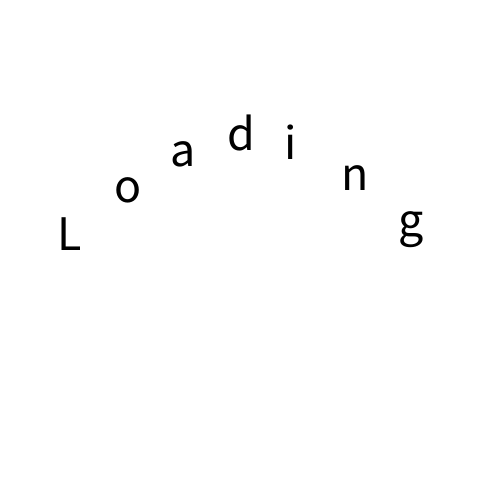
Frame 1 (no input)
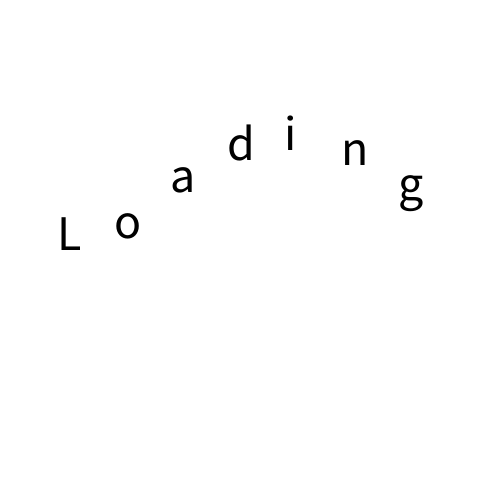
Frame 60 (the mouse pressed at the canvas centre just before this capture)
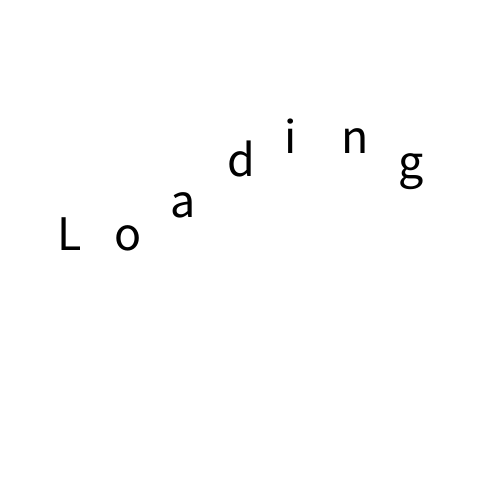
Frame 120 (the mouse held since frame 60 and released just before this capture)

The Processing sketch that drew these frames (run headless with seeded random() and noise(); from frame 60 on, the mouse is pressed at the canvas centre):

// Processing sketch: Loading
// ── Loading.pde
void setup(){
 size(500,500);
 fill(0);
 textSize(50);
}
float seed=0;
void draw(){
  background(255);
  String s="Loading";
  char c[]=s.toCharArray();
  for(int i=0;i<c.length;i++){
    float t=max(0,100*sin(seed+i*0.5));
    text(c[i],width/c.length*(0.8*(i+1)),height/2-t);
  }
  seed+=0.1;
}
